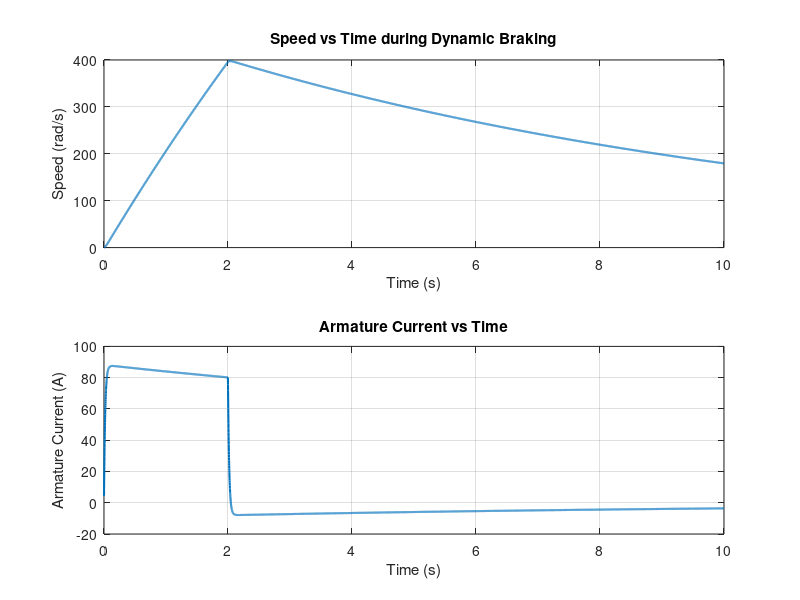

The MATLAB script that drew this image:
%% Dynamic Braking of DC Motor using Variable Resistors
% MATLAB Equivalent Code for the Simulink Model

clear; clc; close all;

%% Motor Parameters
Ra = 2.5;          % Armature Resistance (ohm)
La = 0.05;         % Armature Inductance (H)
J  = 0.02;         % Polar Moment of Inertia (kg.m^2)
B  = 0.001;        % Friction Coefficient (N.m.s)
Ke = 0.05;         % Back EMF Constant (V/(rad/s))
Kt = 0.05;         % Torque Constant (N.m/A)
Va = 220;          % Supply Voltage (V)

%% Braking Resistors (variable)
R1 = 10; R2 = 20; R3 = 40;   % Braking Resistances (ohms)
switch_time = [2, 4, 6];     % Times to Switch Resistors (s)

%% Simulation Parameters
tspan = [0 10];
dt = 0.001;
t = 0:dt:10;

%% Initialization
Ia = 0;      % Initial Current (A)
omega = 0;   % Initial Speed (rad/s)
Va_input = Va; 

Ia_arr = zeros(size(t));
omega_arr = zeros(size(t));
R_brake = R1;

%% Simulation Loop
for i = 1:length(t)
    time = t(i);
    
    % Switching Logic for Braking
    if time < switch_time(1)
        Va_input = Va;  % Motoring Mode
        R_total = Ra;
    elseif time < switch_time(2)
        Va_input = 0;   % Braking Mode, Resistor R1
        R_total = Ra + R1;
    elseif time < switch_time(3)
        R_total = Ra + R2;
    else
        R_total = Ra + R3;
    end
    
    % Electrical equation: Va = Ea + Ia*Ra + La*(dIa/dt)
    Ea = Ke * omega;
    dIa = (Va_input - Ea - Ia * Ra) / La;
    Ia = Ia + dIa * dt;
    
    % Mechanical Equation: J*dω/dt = Kt*Ia - B*ω
    domega = (Kt * Ia - B * omega) / J;
    omega = omega + domega * dt;
    
    % Store Results
    Ia_arr(i) = Ia;
    omega_arr(i) = omega;
end

%% Plot Results
figure;
subplot(2,1,1);
plot(t, omega_arr, 'LineWidth', 1.5);
xlabel('Time (s)'); ylabel('Speed (rad/s)');
title('Speed vs Time during Dynamic Braking');
grid on;

subplot(2,1,2);
plot(t, Ia_arr, 'LineWidth', 1.5);
xlabel('Time (s)'); ylabel('Armature Current (A)');
title('Armature Current vs Time');
grid on;

%% Display Expected Behavior
disp('Simulation Completed Successfully.');
disp('Observe Speed Decreasing as Resistors Change (Braking Torque Control).');
